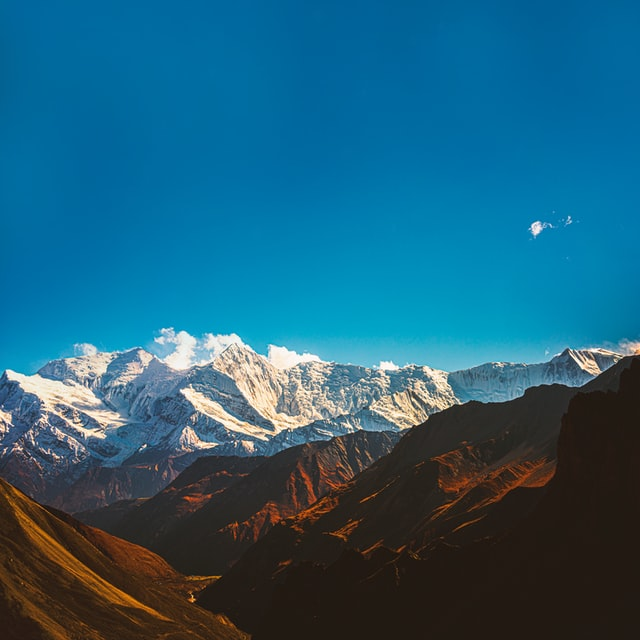
#> input picture sample-images/square.jpg, 640 x 640 px
$ python main.py
#> lines starting #> are read from the running program, lines starting #| are printed output that depends on the picture; after the words box and inside, x2 and y2 are one past the last pixel; in counts of white or black regions, pixels touching at a corner belong together; long printed decimals are rounded
import cv2 as cv
import numpy as np

# Reading the image
image = cv.imread('../sample-images/square.jpg')
#> image is the input picture: shape (640, 640, 3); mean B, G, R 121.3, 95.7, 33.4

# Resizing the image
image = cv.resize(image,(250,250))
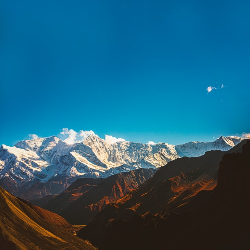
#> image: shape (250, 250, 3); mean B, G, R 121.2, 95.7, 33.3

# Converting to grayscale
GrayScale_image = cv.cvtColor(image,cv.COLOR_BGR2GRAY)
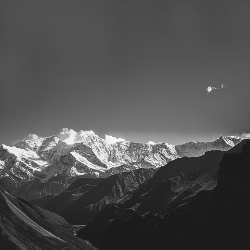
#> GrayScale_image: shape (250, 250); min 19, max 251, mean 79.9

# Converting to Binary, The threshold we use is 127.
(thresh, BnW_Image) = cv.threshold(GrayScale_image, 127, 255, cv.THRESH_BINARY)
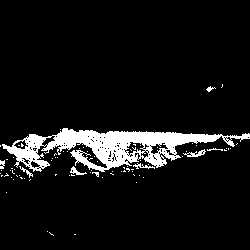
#> BnW_Image: shape (250, 250); 7.9% white; 83 white regions (75 under 20 px), largest, box (x1, y1, x2, y2) and area: (2, 128, 250, 172) 4450, (183, 149, 206, 157) 76, (70, 166, 87, 175) 57

# Creating a empty black array for destination of normalized image.
normalizedImg = np.zeros((250, 250))
# Saving the normalized image to the black image.
normalizedImg = cv.normalize(image,  normalizedImg, 0, 1, cv.NORM_MINMAX, dtype=cv.CV_32F)

# Displaying all the various images.
cv.imshow('Normalized Image',normalizedImg)
cv.imshow('RGB image',image)
cv.imshow('Binary Image',BnW_Image)
cv.imshow('GrayScale image', GrayScale_image)

print(image[50,50], normalizedImg[50,50])
#| [156 106   0] [0.6118 0.4157 0.       ]

# Closing the window.
cv.waitKey(0)
cv.destroyAllWindows()
